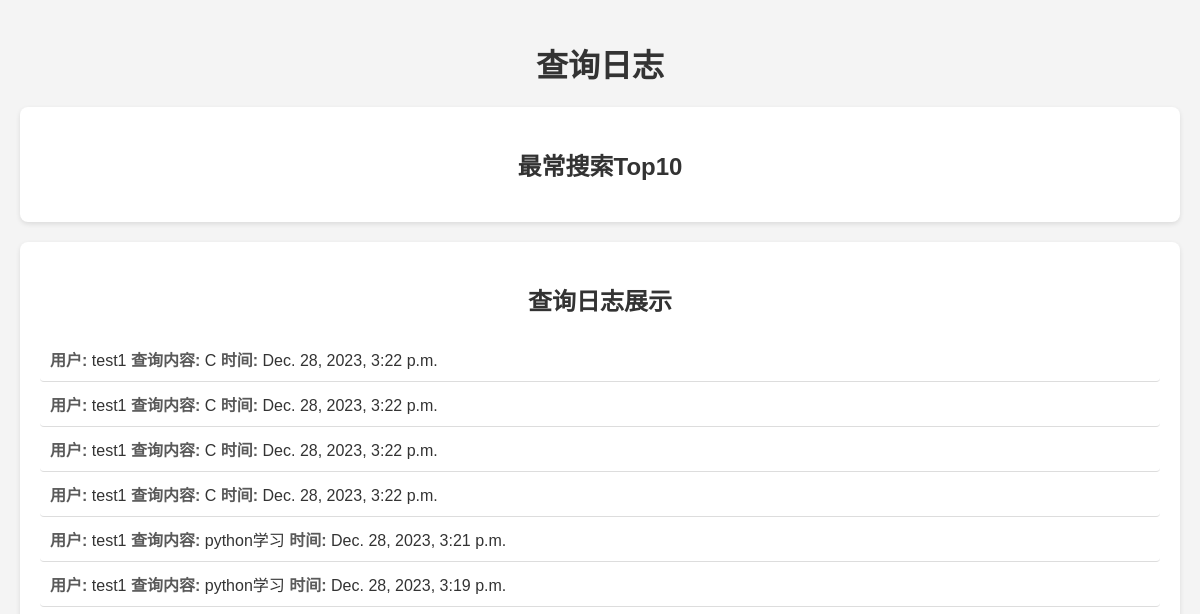
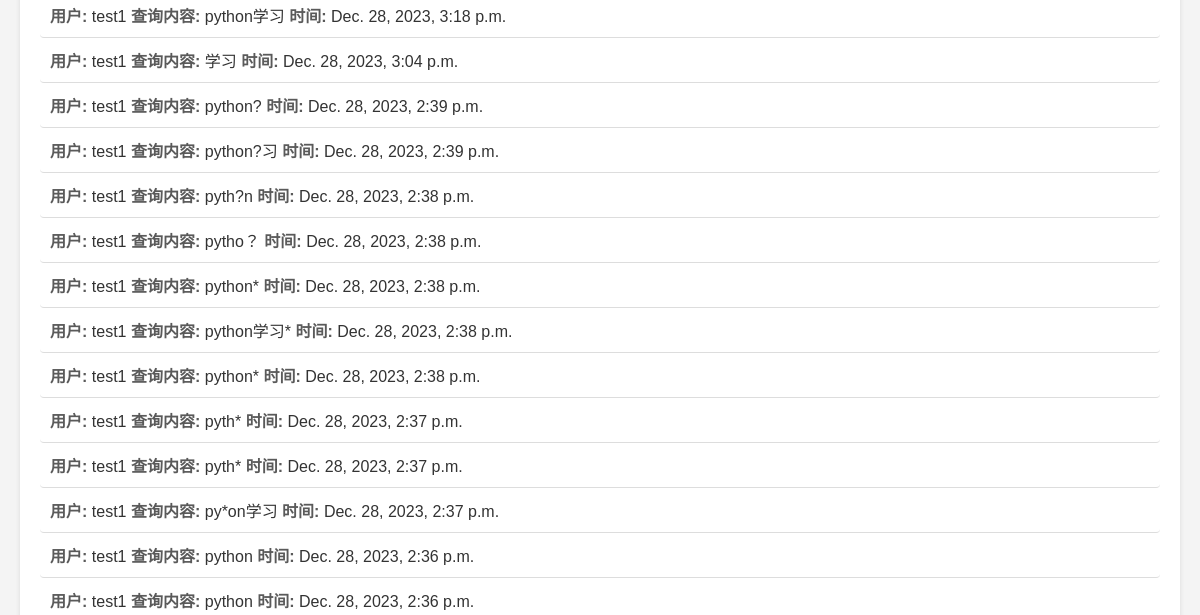
The app's page /logs/ (signed in, upper part), older data (2 pictures, top to bottom).
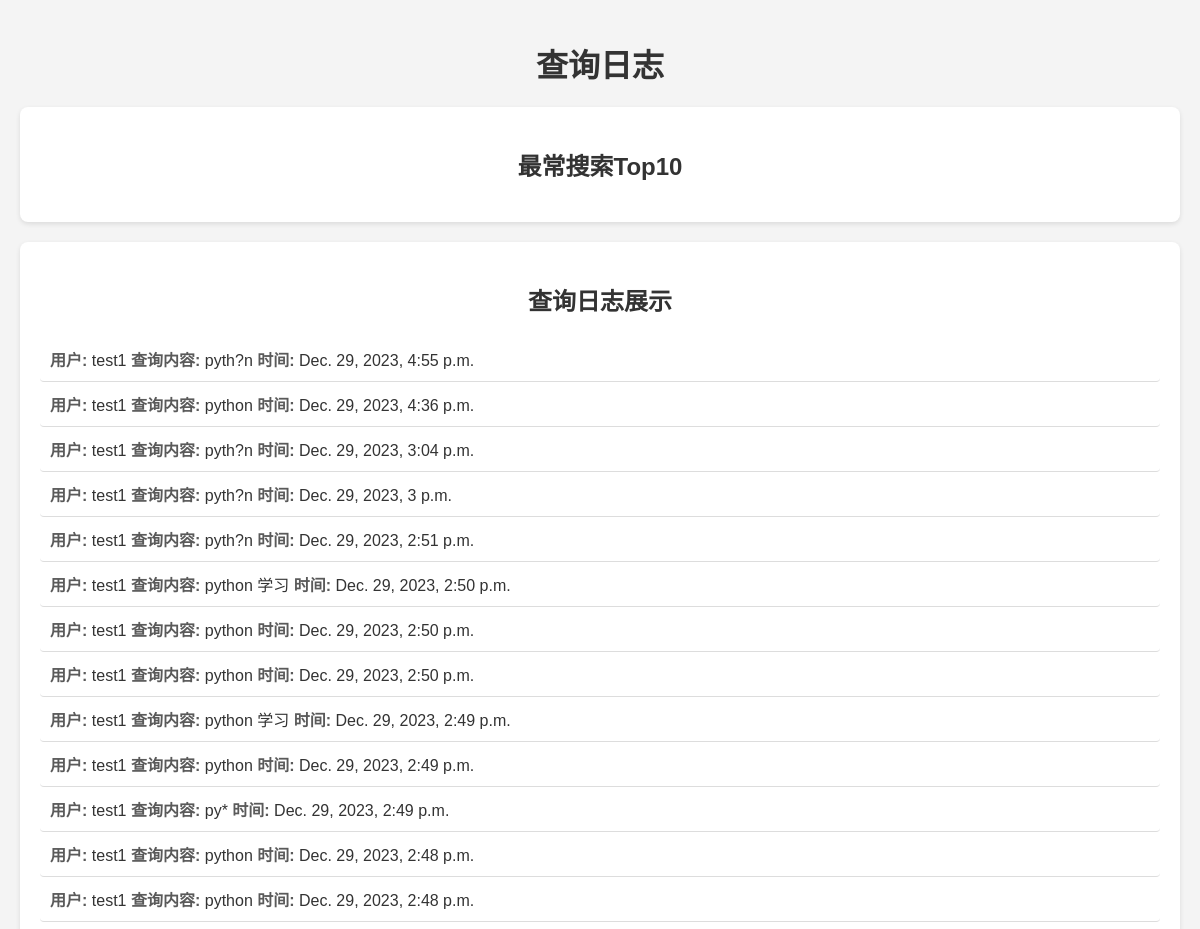
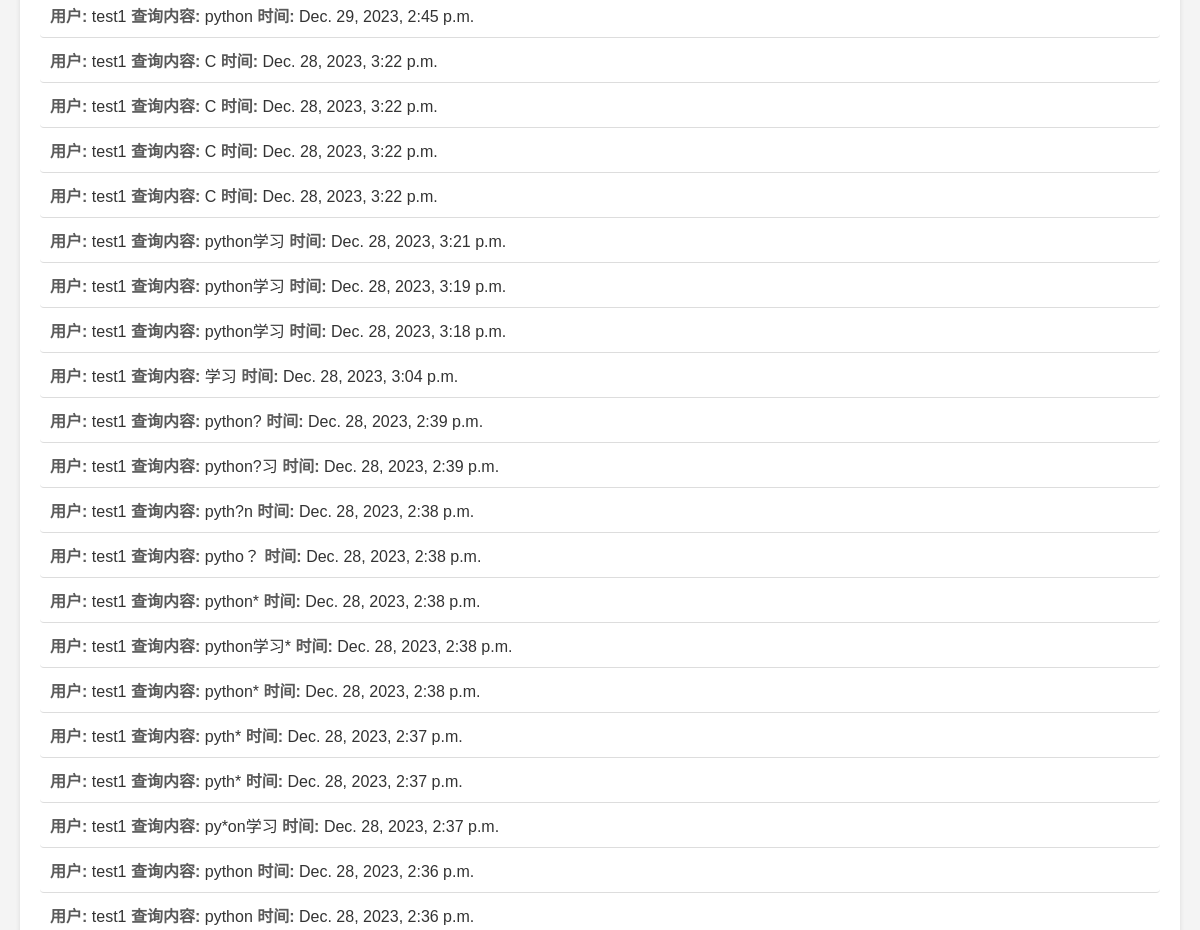
The same page, newer data (2 pictures, top to bottom).
### searchblog/models.py (models this page shows, shortened)
class SearchQueryLog(models.Model):
    user = models.ForeignKey(settings.AUTH_USER_MODEL, on_delete=models.CASCADE, null=True, blank=True)
    query = models.CharField(max_length=255)
    timestamp = models.DateTimeField(auto_now_add=True)

class CustomUser(AbstractUser):
    GENDER_CHOICES = (
        ('M', 'Male'),
        ('F', 'Female'),
        ('O', 'Other'),
    )
    gender = models.CharField(max_length=1, choices=GENDER_CHOICES)
    favorite_field = models.CharField(max_length=100, blank=True)
    occupation = models.CharField(max_length=100, blank=True)

### searchblog/views.py (the view)
# urls.py: path('logs/', views.view_search_logs, name='view_search_logs'),
@login_required
def view_search_logs(request):
    if request.user.is_superuser:
        logs = SearchQueryLog.objects.all().order_by('-timestamp')
        click_logs = ClickLog.objects.all().order_by('-timestamp')
    else:
        logs = SearchQueryLog.objects.filter(user=request.user).order_by('-timestamp')
        click_logs = ClickLog.objects.filter(user=request.user).order_by('-timestamp')
    queries = logs.values_list('query', flat=True)
    word_count = Counter()
    for query in queries:
        words = jieba.cut(query)
        word_count.update(words)
    most_common_words = word_count.most_common(10)
    return render(request, 'search_logs.html', {
        'logs': logs,
        'most_common_words': most_common_words,
        'click_logs': click_logs  # 添加点击日志到上下文
    })

### templates/search_logs.html (shortened to what this page needs)
{% load static %}
<html>
<head>
    <link rel="stylesheet" type="text/css" href="{% static 'css/search_log.css' %}">
</head>
<body>
    <h1>查询日志</h1>
    <div class="section">
        <h2>最常搜索Top10</h2>
    </div>
    <div class="section">
        <h2>查询日志展示</h2>
        <ul>
            {% for log in logs %}
            <li>
                <strong>用户:</strong> {{ log.user.username }}
                <strong>查询内容:</strong> {{ log.query }}
                <strong>时间:</strong> {{ log.timestamp }}
            </li>
            {% empty %}
            <li>没有查询日志记录。</li>
            {% endfor %}
        </ul>
    </div>
</body>
</html>

### static/css/search_log.css (style rules this page uses)
body { font-family: 'Nunito', sans-serif; background-color: #f4f4f4; margin: 0; padding: 20px; color: #333; }
h1, h2 { text-align: center; margin-top: 20px; }
.section { background-color: #ffffff; box-shadow: 0 2px 5px rgba(0,0,0,0.1); border-radius: 8px; padding: 20px; margin-bottom: 20px; }
ul { list-style-type: none; padding: 0; }
li { border-bottom: 1px solid #ddd; padding: 10px; border-radius: 4px; }
strong { color: #5a5a5a; }

Row changes from the older to the newer data that the page shows:
added SearchQueryLog: user.username "test1", query "pyth?n", timestamp "Dec. 29, 2023, 4:55 p.m."
added SearchQueryLog: user.username "test1", query "python", timestamp "Dec. 29, 2023, 4:36 p.m."
added SearchQueryLog: user.username "test1", query "pyth?n", timestamp "Dec. 29, 2023, 3:04 p.m."
added SearchQueryLog: user.username "test1", query "pyth?n", timestamp "Dec. 29, 2023, 3 p.m."
added SearchQueryLog: user.username "test1", query "pyth?n", timestamp "Dec. 29, 2023, 2:51 p.m."
added SearchQueryLog: user.username "test1", query "python 学习", timestamp "Dec. 29, 2023, 2:50 p.m."
added SearchQueryLog: user.username "test1", query "python", timestamp "Dec. 29, 2023, 2:50 p.m."
added SearchQueryLog: user.username "test1", query "python", timestamp "Dec. 29, 2023, 2:50 p.m."
added SearchQueryLog: user.username "test1", query "python 学习", timestamp "Dec. 29, 2023, 2:49 p.m."
added SearchQueryLog: user.username "test1", query "python", timestamp "Dec. 29, 2023, 2:49 p.m."
added SearchQueryLog: user.username "test1", query "py*", timestamp "Dec. 29, 2023, 2:49 p.m."
added SearchQueryLog: user.username "test1", query "python", timestamp "Dec. 29, 2023, 2:48 p.m."
added SearchQueryLog: user.username "test1", query "python", timestamp "Dec. 29, 2023, 2:48 p.m."
added SearchQueryLog: user.username "test1", query "python", timestamp "Dec. 29, 2023, 2:45 p.m."
